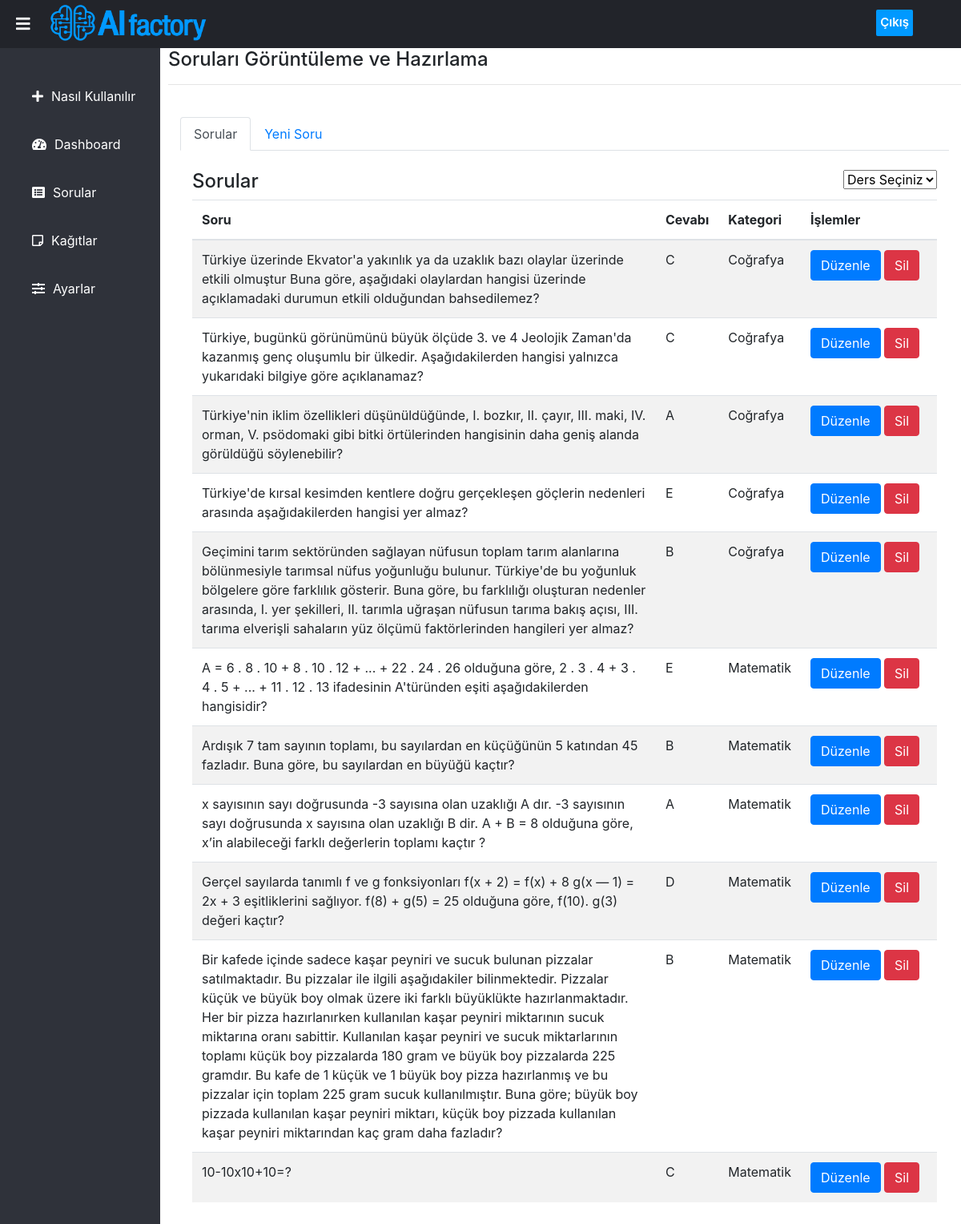
/questions.php (signed in), run on the app's committed database.
### tables this page shows
CREATE TABLE `questions` (
  `question_id` int(11) NOT NULL,
  `question` varchar(10000) NOT NULL,
  `answer1` varchar(255) NOT NULL,
  `answer2` varchar(255) NOT NULL,
  `answer3` varchar(255) NOT NULL,
  `answer4` varchar(255) NOT NULL,
  `answer5` varchar(255) NOT NULL,
  `correct_answer` int(11) NOT NULL,
  `category` varchar(50) DEFAULT NULL
);

### questions.php (the view, shortened to what this page needs)
<?php
include_once 'sidebar.php';
require_once "connect.php";
    $teach_cat = $_SESSION["userCategory"];
    $categories = explode(",", $teach_cat);
?>
  <div class="content">
    <section>
        <h4>Soruları Görüntüleme ve Hazırlama</h4>
        <hr>
        <div class="container mt-3">
            <br>
            <ul class="nav nav-tabs">
                <li class="nav-item">
                    <a class="nav-link active" data-toggle="tab" href="#home">Sorular</a>
                </li>
                <li class="nav-item">
                    <a class="nav-link" data-toggle="tab" href="#menu1">Yeni Soru</a>
                </li>
            </ul>
            <div class="tab-content">
                <div id="home" class="container tab-pane active">
                <br>
                <div style="display: flex;justify-content: space-between;">
                    <div><h4>Sorular</h4></div>
                    <div>
                        <?php
                        if(count($categories)>1){
                        ?>
                        <select onchange="showUser(this.value)">
                           <option value="">Ders Seçiniz</option>
                        </select>
                        <?php
                        }
                        ?>
                    </div>
                </div>
                  <table id=txtHint class="table table-striped">
                    <thead>
                        <tr>
                            <th scope="col">Soru</th>
                            <th scope="col">Cevabı</th>
                            <th scope="col">Kategori</th>
                            <th scope="col" style="width:170px;">İşlemler</th>
                        </tr>
                    </thead>
                    <tbody>
                      <?php
                      for ($i = 0; $i < count($categories); $i++){
                        $questions_record = mysqli_query($link,"SELECT * FROM questions WHERE category = '$categories[$i]'");
                        if($questions_record -> num_rows > 0){
                          while($questions_row = mysqli_fetch_array($questions_record)){
                            if($questions_row["correct_answer"] == 0){
                                        $letter_answer = "A";
                                    }else if($questions_row["correct_answer"] == 1){
                                        $letter_answer = "B";
                                    }else if($questions_row["correct_answer"] == 2){
                                        $letter_answer = "C";
                                    }else if($questions_row["correct_answer"] == 3){
                                        $letter_answer = "D";
                                    }else{$letter_answer = "E";}
                                    $temp= $questions_row['question_id'];
                                ?>
                          <tr>
                                <td><?php echo $questions_row['question']; ?></td>
                                <td><?php echo $letter_answer; ?></td>
                                <td><?php echo $questions_row['category']; ?></td>
                                <td>
                                  <a class="btn btn-primary" href="./components/edit_question.php?questionid=<?php echo $temp; ?>">Düzenle</a>
                                  <a class="btn btn-danger" href="./components/delete_question.php?questionid=<?php echo $temp; ?>">Sil</a>
                                </td>
                          </tr>
                          <?php
                          }
                        }else{echo "Hiç soru bulunamadı.";}
                      }
                       ?>
                    </tbody>
                    </table><br>
                </div>
            </div>
        </div>
    </section>
</div>

### sidebar.php (shortened to what this page needs)
<!DOCTYPE html>
<html lang="en" dir="ltr">
    <head>
        <link rel="stylesheet" href="./Styles/style.css"/>
        <link rel="stylesheet" href="https://cdnjs.cloudflare.com/ajax/libs/font-awesome/5.15.3/css/all.min.css" />
        <link rel="stylesheet" href="https://cdn.jsdelivr.net/npm/bootstrap@4.6.0/dist/css/bootstrap.min.css">
    </head>
    <body>
        <header>
            <label for="check"><i class="fas fa-bars" id="sidebar_btn"></i></label>
            <div class="left_area"><img class="mini-logo" src="./Images/AI-logo.png"/></div>
            <div class="right_area">
                <a href="logout.php" class="logout_btn">Çıkış</a>
            </div>
        </header>
        <div class="sidebar">
            <a href="howto.php"><i class="fas fa-plus"></i><span>Nasıl Kullanılır</span></a>
            <a href="dashboard.php"><i class="fas fa-tachometer-alt"></i><span>Dashboard</span></a>
            <a href="questions.php"><i class="fas fa-list-alt"></i><span>Sorular</span></a>
            <a href="papers.php"><i class="far fa-sticky-note"></i><span>Kağıtlar</span></a>
            <a href="settings.php"><i class="fas fa-sliders-h"></i><span>Ayarlar</span></a>
        </div>
    </body>
</html>

### Styles/style.css (style rules this page uses)
body { margin: 0px; padding: 0px; font-family: 'Roboto', sans-serif; }
header { position: fixed; background: #22242A; width: 100%; height: 60px; z-index: 999; }
label #sidebar_btn { z-index: 1; position: fixed; color: #fff; cursor: pointer; font-size: 20px; padding:10px 20px; transition:0.5s; transition-property: color; }
.left_area img { width: 220px; height: 55px; margin-top: -20px; margin-left: 60px; }
.mini-logo { width: 200px !important; height: 50px !important; }
.logout_btn { padding:5px; text-decoration: none; color:#fff; background: #0099FF; border-radius: 2px; margin-top:-42px; margin-right: 60px; float:right; font-size: 15px; font-weight: 600; transition: 0.5s; transition-property: background; }
.sidebar { background: #2F323A; margin-top: 60px; padding-top: 30px; position: fixed; left: 0; width: 200px; height: 100%; transition: 0.5s; transition-property: left; }
.sidebar a { color:#fff; display: block; width: 100%; line-height: 60px; text-decoration: none; padding-left: 40px; box-sizing: border-box; transition: 0.5s; transition-property: background; }
.sidebar i { padding-right: 10px; }
.content { margin-left: 210px; transition:0.5s; }
section { padding-top: 60px; height: 100vh; }

### data on the page
questions: question "Türkiye üzerinde Ekvator'a yakınlık ya da uzaklık bazı olaylar üzerinde etkili olmuştur Buna göre, aşağıdaki olaylardan hangisi üzerinde açıklamadaki durumun etkili olduğundan bahsedilemez?", correct_answer "C", category "Coğrafya"
questions: question "Türkiye, bugünkü görünümünü büyük ölçüde 3. ve 4 Jeolojik Zaman'da kazanmış genç oluşumlu bir ülkedir. Aşağıdakilerden hangisi yalnızca yukarıdaki bilgiye göre açıklanamaz?", correct_answer "C", category "Coğrafya"
questions: question "Türkiye'nin iklim özellikleri düşünüldüğünde, I. bozkır, II. çayır, III. maki, IV. orman, V. psödomaki gibi bitki örtülerinden hangisinin daha geniş alanda görüldüğü söylenebilir?", correct_answer "A", category "Coğrafya"
questions: question "Türkiye'de kırsal kesimden kentlere doğru gerçekleşen göçlerin nedenleri arasında aşağıdakilerden hangisi yer almaz?", correct_answer "E", category "Coğrafya"
questions: question "Geçimini tarım sektöründen sağlayan nüfusun toplam tarım alanlarına bölünmesiyle tarımsal nüfus yoğunluğu bulunur. Türkiye'de bu yoğunluk bölgelere göre farklılık gösterir. Buna göre, bu farklılığı oluşturan nedenler arasında, I. yer şekilleri, II. tarımla uğraşan nüfusun tarıma bakış açısı, III. tarıma elverişli sahaların yüz ölçümü faktörlerinden hangileri yer almaz?", correct_answer "B", category "Coğrafya"
questions: question "A = 6 . 8 . 10 + 8 . 10 . 12 + ... + 22 . 24 . 26 olduğuna göre, 2 . 3 . 4 + 3 . 4 . 5 + ... + 11 . 12 . 13 ifadesinin A'türünden eşiti aşağıdakilerden hangisidir?", correct_answer "E", category "Matematik"
questions: question "Ardışık 7 tam sayının toplamı, bu sayılardan en küçüğünün 5 katından 45 fazladır. Buna göre, bu sayılardan en büyüğü kaçtır?", correct_answer "B", category "Matematik"
questions: question "x sayısının sayı doğrusunda -3 sayısına olan uzaklığı A dır. -3 sayısının sayı doğrusunda x sayısına olan uzaklığı B dir. A + B = 8 olduğuna göre, x’in alabileceği farklı değerlerin toplamı kaçtır ?", correct_answer "A", category "Matematik"
questions: question "Gerçel sayılarda tanımlı f ve g fonksiyonları f(x + 2) = f(x) + 8 g(x — 1) = 2x + 3 eşitliklerini sağlıyor. f(8) + g(5) = 25 olduğuna göre, f(10). g(3) değeri kaçtır?", correct_answer "D", category "Matematik"
questions: question "Bir kafede içinde sadece kaşar peyniri ve sucuk bulunan pizzalar satılmaktadır. Bu pizzalar ile ilgili aşağıdakiler bilinmektedir. Pizzalar küçük ve büyük boy olmak üzere iki farklı büyüklükte hazırlanmaktadır. Her bir pizza hazırlanırken kullanılan kaşar peyniri miktarının sucuk miktarına oranı sabittir. Kullanılan kaşar peyniri ve sucuk miktarlarının toplamı küçük boy pizzalarda 180 gram ve büyük boy pizzalarda 225 gramdır. Bu kafe de 1 küçük ve 1 büyük boy pizza hazırlanmış ve bu pizzalar için toplam 225 gram sucuk kullanılmıştır. Buna göre; büyük boy pizzada kullanılan kaşar peyniri miktarı, küçük boy pizzada kullanılan kaşar peyniri miktarından kaç gram daha fazladır?", correct_answer "B", category "Matematik"
questions: question "10-10x10+10=?", correct_answer "C", category "Matematik"
